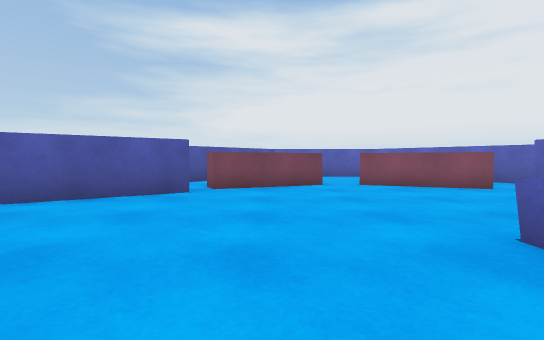
View 1 (above)

16 first-person views from a walk through a 3-D level made in the Unity game engine. The camera is 0.62 m above the floor, tilts 2° down and sees 85° across. The floor is counted in squares, 1 m on a side. Each view is taken from the middle of a square. On the plan, view 1 faces up. The plan holds only what a view shows up to about 9 squares ahead; the rest is blank.

View 2
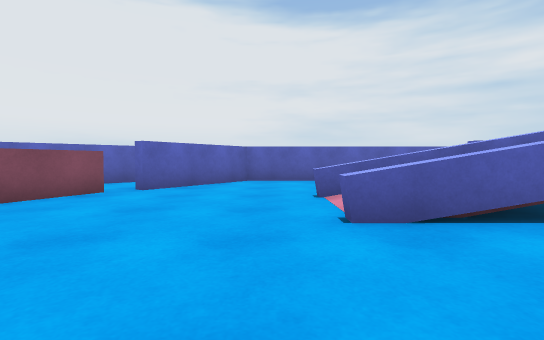

View 3
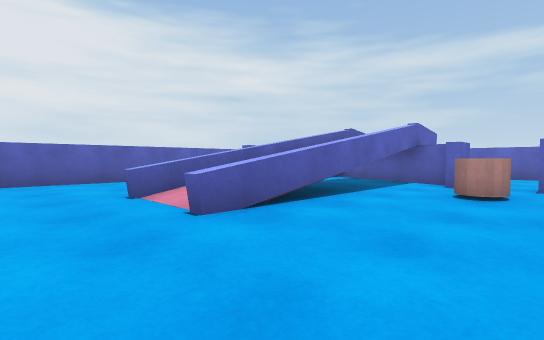

View 4
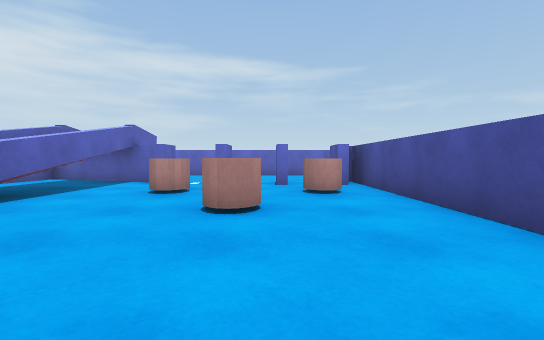

View 5
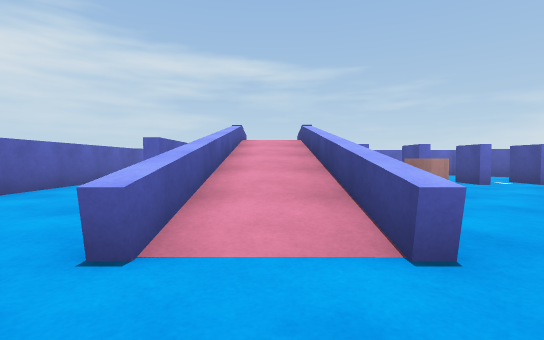

View 6
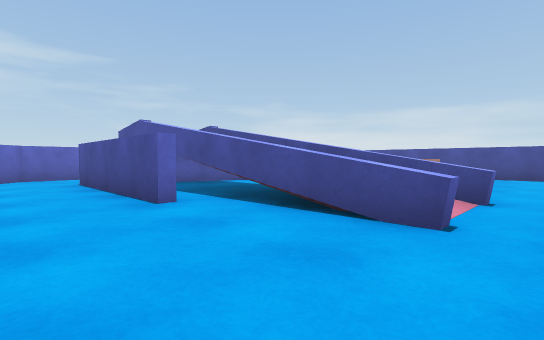

View 7
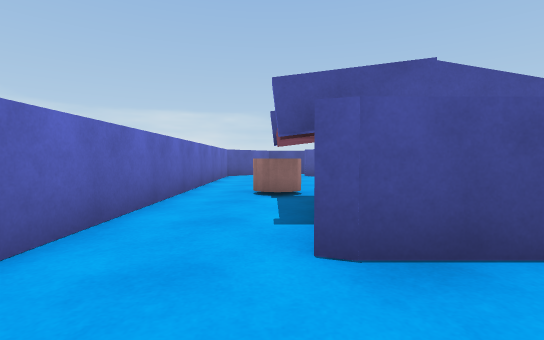

View 8
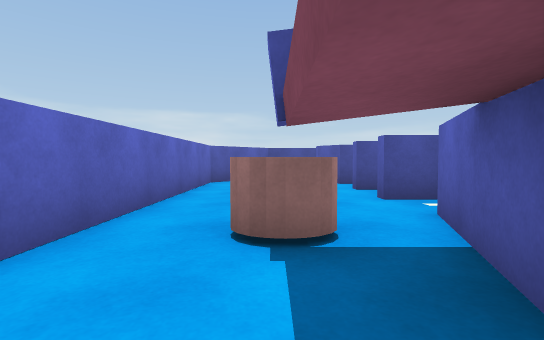

View 9
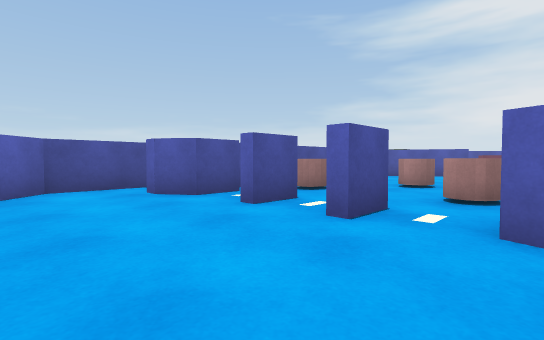

View 10
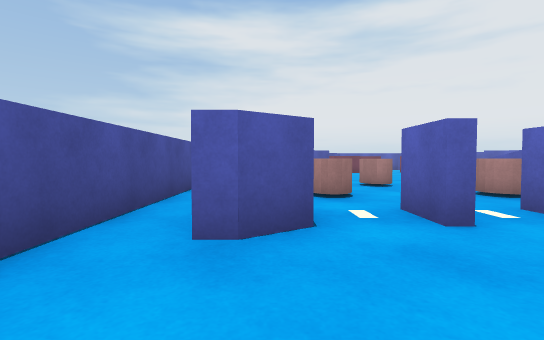

View 11
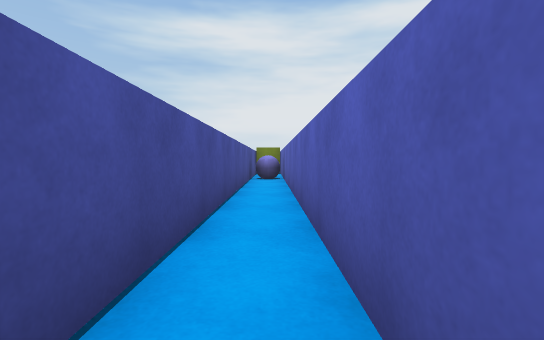

View 12
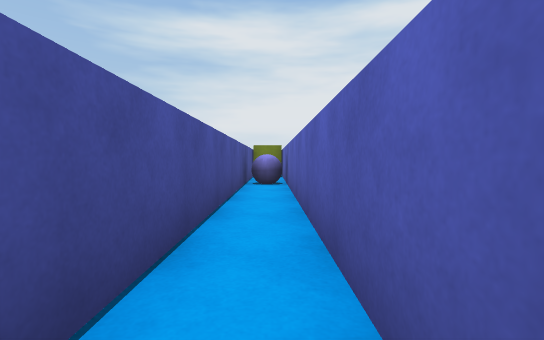

View 13
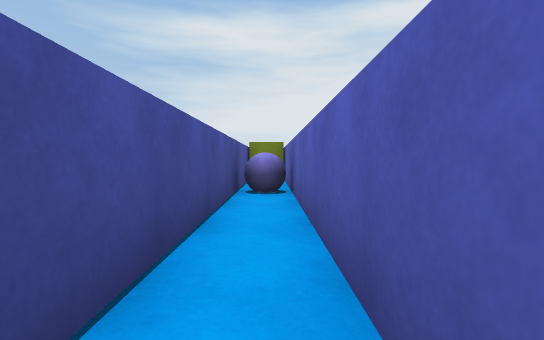

View 14
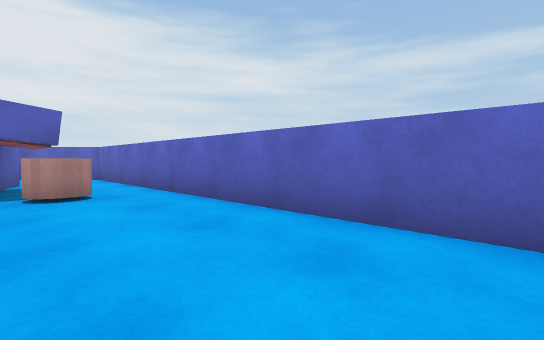

View 15
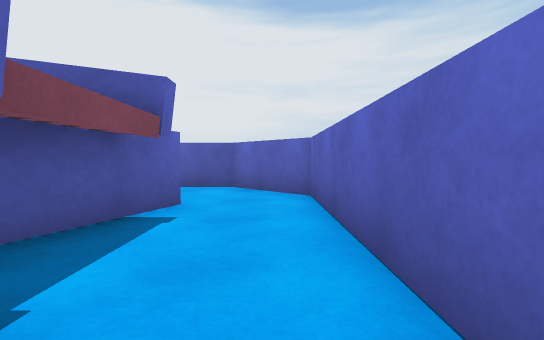

View 16
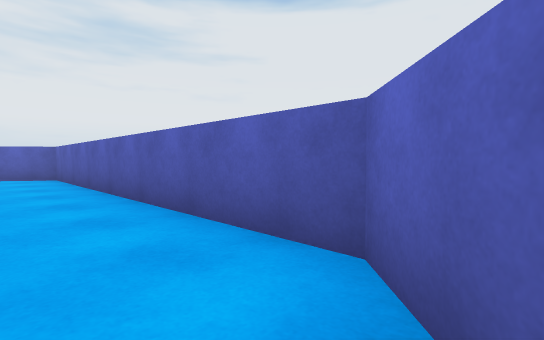

### Floor plan
Key: @ floor where view 1 was taken; # wall or solid block; . floor; / step, stairs or slope; = window, fence, low wall or low ledge; C cylinder.
Columns run from 6 left of view 1 to 8 right of it. Each row starts with its distance up from view 1.
  7      ######
  6     ##....##
  5 #####......###
  4 ####.........##
  3 #.#...........#
  2 #.#.....=/=...#
  1 #.#.....=/=...#
  0 #.#.CC@.=/=...#
 -1 #.#.....=/=#..#
 -2 #.#C..C.=/=#..#
 -3 #.#.....=/=#..#
 -4 #.#....##=##..#
 -5 #........###..#
 -6 #......CC#....#
 -7 ##...........##
 -8  #############

Positions as (right, up) in squares from view 1, and headings:
1: (0, 0), facing up
2: (-1, 3), facing right
3: (-1, 4), facing down-right
4: (-2, 4), facing down
5: (3, 4), facing down
6: (7, 3), facing down-left
7: (7, -6), facing left
8: (4, -6), facing left
9: (1, -7), facing up-left
10: (-4, -7), facing up
11: (-5, -5), facing up
12: (-5, -3), facing up
13: (-5, -1), facing up
14: (-4, -5), facing down-right
15: (1, -7), facing right
16: (6, -7), facing up-right
